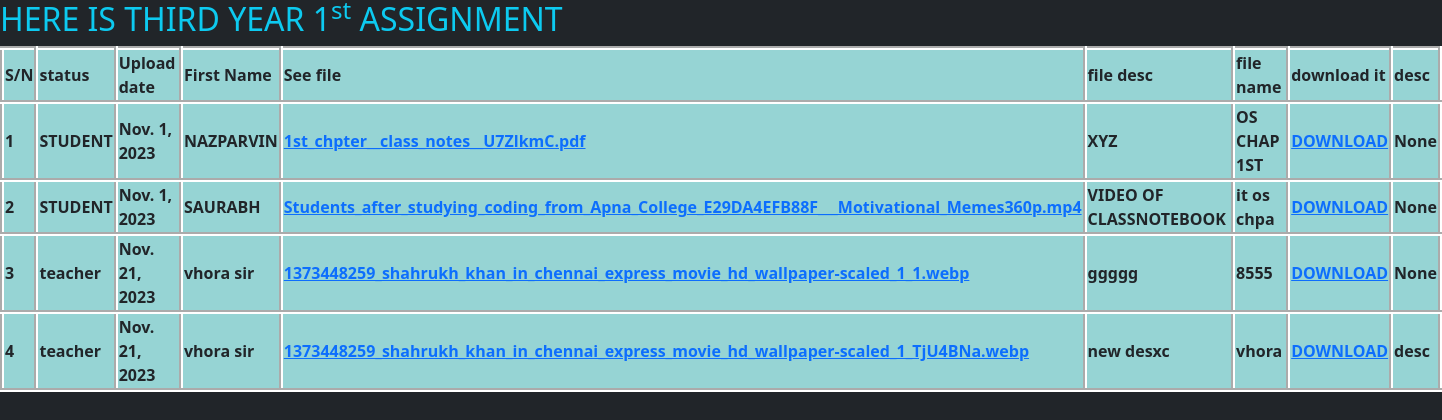
The page /seeclassnote on the database its author committed.
### authentication/models.py (models this page shows, shortened)
class myclassnote(models.Model):
      full_name=models.CharField(max_length=30,null=True,default=None)
      comments=models.CharField(max_length=30,null=True,default=None)
      date_field=models.DateField(auto_now=True)
      file_desc=models.CharField(max_length=255,null=True,default=None)
      file_name=models.CharField(max_length=55,null=True,)
      status=models.CharField(max_length=12,null=True,)
      myfiles=models.FileField(upload_to="")

### authentication/views.py (the view)
# urls.py: path('seeclassnote',views.show_classnote,name='seenclass_notebook'),
def show_classnote(request):
    all_data = myclassnote.objects.all()
    context = {
        'data2':all_data
    }
    return render(request,'authentication/seeclassnote.html',context)

### templates/authentication/seeclassnote.html (shortened to what this page needs)
<!DOCTYPE html>
<html>
<link href="https://cdn.jsdelivr.net/npm/bootstrap@5.3.2/dist/css/bootstrap.min.css" rel="stylesheet">
<body class="bg-dark">
  <h2 class="text-info">HERE IS THIRD YEAR 1<sup>st</sup> ASSIGNMENT</h2>
<table style="width:50% ,">
  <tr >
    <th >S/N</th>
    <th>status</th>
    <th>Upload date</th>
    <th>First Name</th>
    <th>See file</th>
    <th>file desc</th>
    <th>file name</th>
    <th>download it</th>
    <th>desc</th>
  </tr>
  {% for m in data2 %}
             <tr>
              <th>{{forloop.counter}}</th>
              <th>{{m.status}}</th>
               <th>{{m.date_field}}</th>
             <th>{{m.full_name}}</th>
      <th><a href="{{m.myfiles.url}}">{{m.myfiles}}</a></th>
      <th>{{m.file_desc}}</th>
      <th>{{m.file_name}}</th>
      <th><a Download href="{{m.myfiles.url}}">DOWNLOAD</a></th>
      <th>{{m.comments}}</th>
              </tr>
             {%endfor%}
</table>
</body>
</html>

### templates/authentication/seeclassnote.html (style rules this page uses)
table, th, td { border: 4px outset white; border-collapse: collapse; }
th, td { background-color: #96D4D4; }

### rows shown on the page
myclassnote: status "STUDENT", date_field "Nov. 1, 2023", full_name "NAZPARVIN", myfiles "1st_chpter__class_notes__U7ZlkmC.pdf", file_desc "XYZ", file_name "OS CHAP 1ST", comments "None"
myclassnote: status "STUDENT", date_field "Nov. 1, 2023", full_name "SAURABH", myfiles "Students_after_studying_coding_from_Apna_College_E29DA4EFB88F___Motivational_Memes360p.mp4", file_desc "VIDEO OF CLASSNOTEBOOK", file_name "it os chpa", comments "None"
myclassnote: status "teacher", date_field "Nov. 21, 2023", full_name "vhora sir", myfiles "1373448259_shahrukh_khan_in_chennai_express_movie_hd_wallpaper-scaled_1_1.webp", file_desc "ggggg", file_name "8555", comments "None"
myclassnote: status "teacher", date_field "Nov. 21, 2023", full_name "vhora sir", myfiles "1373448259_shahrukh_khan_in_chennai_express_movie_hd_wallpaper-scaled_1_TjU4BNa.webp", file_desc "new desxc", file_name "vhora", comments "desc"
